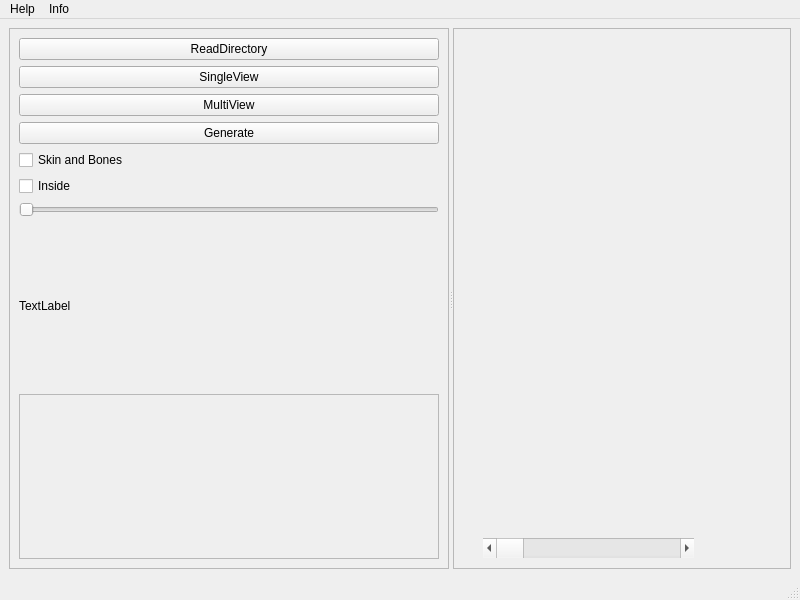
<?xml version="1.0" encoding="UTF-8"?>
<ui version="4.0">
 <class>MainWindow</class>
 <widget class="QMainWindow" name="MainWindow">
  <property name="geometry">
   <rect>
    <x>0</x>
    <y>0</y>
    <width>800</width>
    <height>600</height>
   </rect>
  </property>
  <property name="windowTitle">
   <string>GlyphViewer</string>
  </property>
  <widget class="QWidget" name="centralwidget">
   <layout class="QHBoxLayout" name="horizontalLayout">
    <item>
     <widget class="QSplitter" name="splitter">
      <property name="orientation">
       <enum>Qt::Horizontal</enum>
      </property>
      <widget class="QFrame" name="frame">
       <property name="frameShape">
        <enum>QFrame::StyledPanel</enum>
       </property>
       <property name="frameShadow">
        <enum>QFrame::Raised</enum>
       </property>
       <layout class="QVBoxLayout" name="verticalLayout">
        <item>
         <widget class="QPushButton" name="pushButton">
          <property name="text">
           <string>ReadDirectory</string>
          </property>
         </widget>
        </item>
        <item>
         <widget class="QPushButton" name="pushButton_2">
          <property name="text">
           <string>SingleView</string>
          </property>
         </widget>
        </item>
        <item>
         <widget class="QPushButton" name="pushButton_3">
          <property name="text">
           <string>MultiView</string>
          </property>
         </widget>
        </item>
        <item>
         <widget class="QPushButton" name="pushButton_4">
          <property name="text">
           <string>Generate</string>
          </property>
         </widget>
        </item>
        <item>
         <widget class="QCheckBox" name="checkBox">
          <property name="text">
           <string>Skin and Bones</string>
          </property>
         </widget>
        </item>
        <item>
         <widget class="QCheckBox" name="checkBox_2">
          <property name="text">
           <string>Inside</string>
          </property>
         </widget>
        </item>
        <item>
         <widget class="QSlider" name="horizontalSlider">
          <property name="orientation">
           <enum>Qt::Horizontal</enum>
          </property>
         </widget>
        </item>
        <item>
         <widget class="QLabel" name="label">
          <property name="text">
           <string>TextLabel</string>
          </property>
         </widget>
        </item>
        <item>
         <widget class="QLabel" name="patient_label">
          <property name="frameShape">
           <enum>QFrame::StyledPanel</enum>
          </property>
          <property name="frameShadow">
           <enum>QFrame::Sunken</enum>
          </property>
          <property name="text">
           <string>&lt;No Directory Added&gt;</string>
          </property>
         </widget>
        </item>
       </layout>
      </widget>
      <widget class="QFrame" name="vtk_panel">
       <property name="frameShape">
        <enum>QFrame::StyledPanel</enum>
       </property>
       <property name="frameShadow">
        <enum>QFrame::Raised</enum>
       </property>
       <widget class="QScrollBar" name="horizontalScrollBar">
        <property name="geometry">
         <rect>
          <x>30</x>
          <y>510</y>
          <width>211</width>
          <height>20</height>
         </rect>
        </property>
        <property name="orientation">
         <enum>Qt::Horizontal</enum>
        </property>
       </widget>
      </widget>
     </widget>
    </item>
   </layout>
  </widget>
  <widget class="QMenuBar" name="menubar">
   <property name="geometry">
    <rect>
     <x>0</x>
     <y>0</y>
     <width>800</width>
     <height>21</height>
    </rect>
   </property>
   <widget class="QMenu" name="menuHelp">
    <property name="title">
     <string>Help</string>
    </property>
   </widget>
   <widget class="QMenu" name="menuInfo">
    <property name="title">
     <string>Info</string>
    </property>
   </widget>
   <addaction name="menuHelp"/>
   <addaction name="menuInfo"/>
  </widget>
  <widget class="QStatusBar" name="statusbar"/>
 </widget>
 <resources/>
 <connections/>
</ui>
